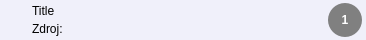
<?xml version="1.0" encoding="UTF-8"?>
<ui version="4.0">
 <class>NewsItemWidget</class>
 <widget class="QWidget" name="NewsItemWidget">
  <property name="geometry">
   <rect>
    <x>0</x>
    <y>0</y>
    <width>366</width>
    <height>40</height>
   </rect>
  </property>
  <property name="sizePolicy">
   <sizepolicy hsizetype="Expanding" vsizetype="Expanding">
    <horstretch>0</horstretch>
    <verstretch>0</verstretch>
   </sizepolicy>
  </property>
  <property name="minimumSize">
   <size>
    <width>0</width>
    <height>40</height>
   </size>
  </property>
  <property name="maximumSize">
   <size>
    <width>16777215</width>
    <height>40</height>
   </size>
  </property>
  <property name="windowTitle">
   <string>Form</string>
  </property>
  <property name="windowIcon">
   <iconset resource="Images.qrc">
    <normaloff>:/images/qrssreader</normaloff>:/images/qrssreader</iconset>
  </property>
  <property name="styleSheet">
   <string notr="true">#NewsItemWidget{ 
    background-color: rgb(240,240,250); 
}

</string>
  </property>
  <layout class="QHBoxLayout" name="horizontalLayout">
   <property name="spacing">
    <number>0</number>
   </property>
   <property name="leftMargin">
    <number>0</number>
   </property>
   <property name="topMargin">
    <number>0</number>
   </property>
   <property name="rightMargin">
    <number>4</number>
   </property>
   <property name="bottomMargin">
    <number>0</number>
   </property>
   <item>
    <widget class="QLabel" name="selectionHighlight">
     <property name="minimumSize">
      <size>
       <width>32</width>
       <height>40</height>
      </size>
     </property>
     <property name="maximumSize">
      <size>
       <width>32</width>
       <height>40</height>
      </size>
     </property>
     <property name="styleSheet">
      <string notr="true"/>
     </property>
     <property name="text">
      <string/>
     </property>
    </widget>
   </item>
   <item>
    <layout class="QVBoxLayout" name="verticalLayout">
     <property name="spacing">
      <number>4</number>
     </property>
     <property name="rightMargin">
      <number>8</number>
     </property>
     <item>
      <widget class="QLabel" name="titleLabel">
       <property name="sizePolicy">
        <sizepolicy hsizetype="Expanding" vsizetype="Preferred">
         <horstretch>0</horstretch>
         <verstretch>0</verstretch>
        </sizepolicy>
       </property>
       <property name="text">
        <string>Title</string>
       </property>
       <property name="alignment">
        <set>Qt::AlignBottom|Qt::AlignLeading|Qt::AlignLeft</set>
       </property>
       <property name="wordWrap">
        <bool>false</bool>
       </property>
      </widget>
     </item>
     <item>
      <widget class="QLabel" name="feedLabel">
       <property name="sizePolicy">
        <sizepolicy hsizetype="Expanding" vsizetype="Preferred">
         <horstretch>0</horstretch>
         <verstretch>0</verstretch>
        </sizepolicy>
       </property>
       <property name="text">
        <string>Zdroj: </string>
       </property>
       <property name="alignment">
        <set>Qt::AlignLeading|Qt::AlignLeft|Qt::AlignTop</set>
       </property>
      </widget>
     </item>
    </layout>
   </item>
   <item>
    <widget class="QLabel" name="feedIconLabel">
     <property name="minimumSize">
      <size>
       <width>34</width>
       <height>34</height>
      </size>
     </property>
     <property name="maximumSize">
      <size>
       <width>34</width>
       <height>34</height>
      </size>
     </property>
     <property name="styleSheet">
      <string notr="true">#feedIconLabel{
	background-color: gray;
	border-radius: 17px;
	color: white;
	font-weight: bold;
}
</string>
     </property>
     <property name="text">
      <string>1</string>
     </property>
     <property name="alignment">
      <set>Qt::AlignCenter</set>
     </property>
    </widget>
   </item>
  </layout>
 </widget>
 <resources>
  <include location="Images.qrc"/>
 </resources>
 <connections/>
</ui>
